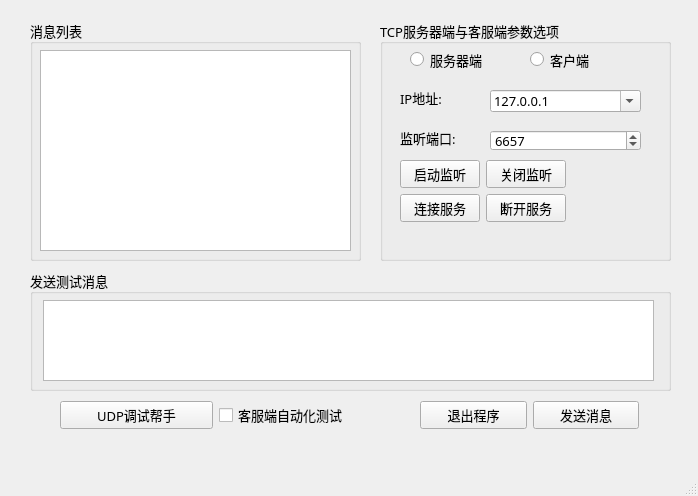
<?xml version="1.0" encoding="UTF-8"?>
<ui version="4.0">
 <class>MainWindow</class>
 <widget class="QMainWindow" name="MainWindow">
  <property name="geometry">
   <rect>
    <x>0</x>
    <y>0</y>
    <width>698</width>
    <height>496</height>
   </rect>
  </property>
  <property name="windowTitle">
   <string>网络调试助手 V1.3</string>
  </property>
  <property name="windowIcon">
   <iconset resource="images.qrc">
    <normaloff>:/new/prefix1/images/udp.ico</normaloff>:/new/prefix1/images/udp.ico</iconset>
  </property>
  <widget class="QWidget" name="centralwidget">
   <widget class="QPlainTextEdit" name="plainTextEdit_MsgList">
    <property name="geometry">
     <rect>
      <x>40</x>
      <y>50</y>
      <width>311</width>
      <height>201</height>
     </rect>
    </property>
    <property name="font">
     <font>
      <family>新宋体</family>
      <pointsize>10</pointsize>
     </font>
    </property>
   </widget>
   <widget class="QRadioButton" name="radioButton_Clinet">
    <property name="geometry">
     <rect>
      <x>530</x>
      <y>50</y>
      <width>115</width>
      <height>19</height>
     </rect>
    </property>
    <property name="font">
     <font>
      <family>仿宋</family>
      <pointsize>10</pointsize>
     </font>
    </property>
    <property name="text">
     <string>客户端</string>
    </property>
   </widget>
   <widget class="QRadioButton" name="radioButton_Server">
    <property name="geometry">
     <rect>
      <x>410</x>
      <y>50</y>
      <width>115</width>
      <height>19</height>
     </rect>
    </property>
    <property name="font">
     <font>
      <family>仿宋</family>
      <pointsize>10</pointsize>
     </font>
    </property>
    <property name="text">
     <string>服务器端</string>
    </property>
   </widget>
   <widget class="QComboBox" name="comboBox_IPAddrees">
    <property name="geometry">
     <rect>
      <x>490</x>
      <y>90</y>
      <width>151</width>
      <height>22</height>
     </rect>
    </property>
    <property name="font">
     <font>
      <family>仿宋</family>
      <pointsize>10</pointsize>
     </font>
    </property>
    <property name="editable">
     <bool>true</bool>
    </property>
    <property name="currentText">
     <string>127.0.0.1</string>
    </property>
   </widget>
   <widget class="QLabel" name="label">
    <property name="geometry">
     <rect>
      <x>400</x>
      <y>90</y>
      <width>72</width>
      <height>15</height>
     </rect>
    </property>
    <property name="font">
     <font>
      <family>仿宋</family>
      <pointsize>10</pointsize>
     </font>
    </property>
    <property name="text">
     <string>IP地址:</string>
    </property>
   </widget>
   <widget class="QLabel" name="label_2">
    <property name="geometry">
     <rect>
      <x>400</x>
      <y>130</y>
      <width>91</width>
      <height>16</height>
     </rect>
    </property>
    <property name="font">
     <font>
      <family>仿宋</family>
      <pointsize>10</pointsize>
     </font>
    </property>
    <property name="text">
     <string>监听端口:</string>
    </property>
   </widget>
   <widget class="QSpinBox" name="spinBox_Port">
    <property name="geometry">
     <rect>
      <x>490</x>
      <y>130</y>
      <width>151</width>
      <height>21</height>
     </rect>
    </property>
    <property name="font">
     <font>
      <family>仿宋</family>
      <pointsize>10</pointsize>
     </font>
    </property>
    <property name="maximum">
     <number>65535</number>
    </property>
    <property name="value">
     <number>6657</number>
    </property>
   </widget>
   <widget class="QGroupBox" name="groupBox">
    <property name="geometry">
     <rect>
      <x>380</x>
      <y>20</y>
      <width>291</width>
      <height>241</height>
     </rect>
    </property>
    <property name="font">
     <font>
      <family>仿宋</family>
      <pointsize>10</pointsize>
     </font>
    </property>
    <property name="title">
     <string>TCP服务器端与客服端参数选项</string>
    </property>
   </widget>
   <widget class="QWidget" name="formLayoutWidget">
    <property name="geometry">
     <rect>
      <x>400</x>
      <y>160</y>
      <width>228</width>
      <height>111</height>
     </rect>
    </property>
    <layout class="QFormLayout" name="formLayout">
     <item row="0" column="0">
      <layout class="QHBoxLayout" name="horizontalLayout">
       <item>
        <widget class="QPushButton" name="pushButton_StartListen">
         <property name="font">
          <font>
           <family>仿宋</family>
           <pointsize>10</pointsize>
          </font>
         </property>
         <property name="text">
          <string>启动监听</string>
         </property>
         <property name="icon">
          <iconset resource="images.qrc">
           <normaloff>:/new/prefix1/images/start.ico</normaloff>:/new/prefix1/images/start.ico</iconset>
         </property>
        </widget>
       </item>
       <item>
        <widget class="QPushButton" name="pushButton_CloseListen">
         <property name="font">
          <font>
           <family>仿宋</family>
           <pointsize>10</pointsize>
          </font>
         </property>
         <property name="text">
          <string>关闭监听</string>
         </property>
         <property name="icon">
          <iconset resource="images.qrc">
           <normaloff>:/new/prefix1/images/stop.ico</normaloff>:/new/prefix1/images/stop.ico</iconset>
         </property>
        </widget>
       </item>
      </layout>
     </item>
     <item row="1" column="0">
      <layout class="QHBoxLayout" name="horizontalLayout_2">
       <item>
        <widget class="QPushButton" name="pushButton_ConnectServer">
         <property name="font">
          <font>
           <family>仿宋</family>
           <pointsize>10</pointsize>
          </font>
         </property>
         <property name="text">
          <string>连接服务</string>
         </property>
         <property name="icon">
          <iconset resource="images.qrc">
           <normaloff>:/new/prefix1/images/connect.ico</normaloff>:/new/prefix1/images/connect.ico</iconset>
         </property>
        </widget>
       </item>
       <item>
        <widget class="QPushButton" name="pushButton_DisconnectServer">
         <property name="font">
          <font>
           <family>仿宋</family>
           <pointsize>10</pointsize>
          </font>
         </property>
         <property name="text">
          <string>断开服务</string>
         </property>
         <property name="icon">
          <iconset resource="images.qrc">
           <normaloff>:/new/prefix1/images/disconnect.ico</normaloff>:/new/prefix1/images/disconnect.ico</iconset>
         </property>
        </widget>
       </item>
      </layout>
     </item>
    </layout>
   </widget>
   <widget class="QGroupBox" name="groupBox_2">
    <property name="geometry">
     <rect>
      <x>30</x>
      <y>20</y>
      <width>331</width>
      <height>241</height>
     </rect>
    </property>
    <property name="font">
     <font>
      <family>仿宋</family>
      <pointsize>10</pointsize>
     </font>
    </property>
    <property name="title">
     <string>消息列表</string>
    </property>
   </widget>
   <widget class="QGroupBox" name="groupBox_3">
    <property name="geometry">
     <rect>
      <x>30</x>
      <y>270</y>
      <width>641</width>
      <height>121</height>
     </rect>
    </property>
    <property name="font">
     <font>
      <family>仿宋</family>
      <pointsize>10</pointsize>
     </font>
    </property>
    <property name="title">
     <string>发送测试消息</string>
    </property>
    <widget class="QPlainTextEdit" name="plainTextEdit_SendMsg">
     <property name="geometry">
      <rect>
       <x>13</x>
       <y>30</y>
       <width>611</width>
       <height>81</height>
      </rect>
     </property>
    </widget>
   </widget>
   <widget class="QWidget" name="horizontalLayoutWidget_3">
    <property name="geometry">
     <rect>
      <x>60</x>
      <y>380</y>
      <width>312</width>
      <height>71</height>
     </rect>
    </property>
    <property name="font">
     <font>
      <family>仿宋</family>
      <pointsize>10</pointsize>
     </font>
    </property>
    <layout class="QHBoxLayout" name="horizontalLayout_3">
     <item>
      <widget class="QPushButton" name="pushButton_UdpTest">
       <property name="font">
        <font>
         <family>仿宋</family>
         <pointsize>10</pointsize>
        </font>
       </property>
       <property name="text">
        <string>UDP调试帮手</string>
       </property>
       <property name="icon">
        <iconset resource="images.qrc">
         <normaloff>:/new/prefix1/images/udp.ico</normaloff>:/new/prefix1/images/udp.ico</iconset>
       </property>
      </widget>
     </item>
     <item>
      <widget class="QCheckBox" name="checkBox_ClientAutTest">
       <property name="font">
        <font>
         <family>仿宋</family>
         <pointsize>10</pointsize>
        </font>
       </property>
       <property name="text">
        <string>客服端自动化测试</string>
       </property>
      </widget>
     </item>
    </layout>
   </widget>
   <widget class="QWidget" name="horizontalLayoutWidget_4">
    <property name="geometry">
     <rect>
      <x>420</x>
      <y>380</y>
      <width>219</width>
      <height>71</height>
     </rect>
    </property>
    <property name="font">
     <font>
      <family>仿宋</family>
      <pointsize>10</pointsize>
     </font>
    </property>
    <layout class="QHBoxLayout" name="horizontalLayout_4">
     <item>
      <widget class="QPushButton" name="pushButton_Exit">
       <property name="font">
        <font>
         <family>仿宋</family>
         <pointsize>10</pointsize>
        </font>
       </property>
       <property name="text">
        <string>退出程序</string>
       </property>
       <property name="icon">
        <iconset resource="images.qrc">
         <normaloff>:/new/prefix1/images/exit.ico</normaloff>:/new/prefix1/images/exit.ico</iconset>
       </property>
      </widget>
     </item>
     <item>
      <widget class="QPushButton" name="pushButton_SendMsg">
       <property name="font">
        <font>
         <family>仿宋</family>
         <pointsize>10</pointsize>
        </font>
       </property>
       <property name="text">
        <string>发送消息</string>
       </property>
       <property name="icon">
        <iconset resource="images.qrc">
         <normaloff>:/new/prefix1/images/sendmsg.ico</normaloff>:/new/prefix1/images/sendmsg.ico</iconset>
       </property>
      </widget>
     </item>
    </layout>
   </widget>
   <zorder>groupBox</zorder>
   <zorder>groupBox_3</zorder>
   <zorder>groupBox_2</zorder>
   <zorder>plainTextEdit_MsgList</zorder>
   <zorder>radioButton_Clinet</zorder>
   <zorder>radioButton_Server</zorder>
   <zorder>comboBox_IPAddrees</zorder>
   <zorder>label</zorder>
   <zorder>label_2</zorder>
   <zorder>spinBox_Port</zorder>
   <zorder>formLayoutWidget</zorder>
   <zorder>horizontalLayoutWidget_3</zorder>
   <zorder>horizontalLayoutWidget_4</zorder>
  </widget>
  <widget class="QStatusBar" name="statusbar"/>
 </widget>
 <resources>
  <include location="images.qrc"/>
 </resources>
 <connections/>
</ui>
